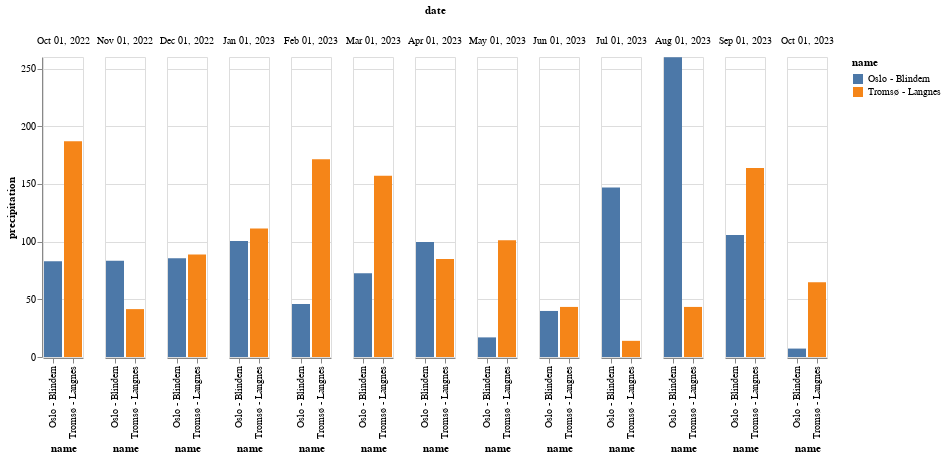

Notebook source saved alongside this figure:
### Code cell
alt.Chart(data).mark_bar().encode(
    x="name",
    y="precipitation",
    color="name",
    column="date",
)

### Figure 1 — Vega-Lite specification as saved in the notebook (floating-point values rounded to 4 significant figures)
{"config": {"view": {"continuousWidth": 300, "continuousHeight": 300}}, "data": {"name": "data-70355064500425ffef713a710c36d088"}, "mark": {"type": "bar"}, "encoding": {"color": {"field": "name", "type": "nominal"}, "column": {"field": "date", "type": "temporal"}, "x": {"field": "name", "type": "nominal"}, "y": {"field": "precipitation", "type": "quantitative"}}, "$schema": "https://vega.github.io/schema/vega-lite/v5.15.1.json", "datasets": {"data-70355064500425ffef713a710c36d088": [{"name": "Tromsø - Langnes", "station": "SN90490", "date": "2022-10-01T00:00:00", "max temperature": 10.7, "precipitation": 187.0, "min temperature": -4.2}, {"name": "Tromsø - Langnes", "station": "SN90490", "date": "2022-11-01T00:00:00", "max temperature": 8.5, "precipitation": 41.5, "min temperature": -7.0}, {"name": "Tromsø - Langnes", "station": "SN90490", "date": "2022-12-01T00:00:00", "max temperature": 5.6, "precipitation": 88.8, "min temperature": -11.7}, {"name": "Tromsø - Langnes", "station": "SN90490", "date": "2023-01-01T00:00:00", "max temperature": 7.7, "precipitation": 111.4, "min temperature": -13.9}, {"name": "Tromsø - Langnes", "station": "SN90490", "date": "2023-02-01T00:00:00", "max temperature": 6.6, "precipitation": 171.3, "min temperature": -10.7}, {"name": "Tromsø - Langnes", "station": "SN90490", "date": "2023-03-01T00:00:00", "max temperature": 4.5, "precipitation": 157.0, "min temperature": -15.1}, {"name": "Tromsø - Langnes", "station": "SN90490", "date": "2023-04-01T00:00:00", "max temperature": 9.8, "precipitation": 85.0, "min temperature": -7.1}, {"name": "Tromsø - Langnes", "station": "SN90490", "date": "2023-05-01T00:00:00", "max temperature": 17.7, "precipitation": 101.2, "min temperature": -4.6}, {"name": "Tromsø - Langnes", "station": "SN90490", "date": "2023-06-01T00:00:00", "max temperature": 25.4, "precipitation": 43.4, "min temperature": -0.4}, {"name": "Tromsø - Langnes", "station": "SN90490", "date": "2023-07-01T00:00:00", "max temperature": 26.7, "precipitation": 14.0, "min temperature": 6.0}, {"name": "Tromsø - Langnes", "station": "SN90490", "date": "2023-08-01T00:00:00", "max temperature": 25.1, "precipitation": 43.4, "min temperature": 5.4}, {"name": "Tromsø - Langnes", "station": "SN90490", "date": "2023-09-01T00:00:00", "max temperature": 19.3, "precipitation": 163.7, "min temperature": 0.3}, {"name": "Tromsø - Langnes", "station": "SN90490", "date": "2023-10-01T00:00:00", "max temperature": 9.8, "precipitation": 64.8, "min temperature": -0.6}, {"name": "Oslo - Blindern", "station": "SN18700", "date": "2022-10-01T00:00:00", "max temperature": 17.1, "precipitation": 82.9, "min temperature": -0.4}, {"name": "Oslo - Blindern", "station": "SN18700", "date": "2022-11-01T00:00:00", "max temperature": 15.1, "precipitation": 83.4, "min temperature": -2.1}, {"name": "Oslo - Blindern", "station": "SN18700", "date": "2022-12-01T00:00:00", "max temperature": 6.5, "precipitation": 85.5, "min temperature": -14.6}, {"name": "Oslo - Blindern", "station": "SN18700", "date": "2023-01-01T00:00:00", "max temperature": 7.2, "precipitation": 100.5, "min temperature": -13.4}, {"name": "Oslo - Blindern", "station": "SN18700", "date": "2023-02-01T00:00:00", "max temperature": 10.2, "precipitation": 46.0, "min temperature": -9.4}, {"name": "Oslo - Blindern", "station": "SN18700", "date": "2023-03-01T00:00:00", "max temperature": 9.8, "precipitation": 72.6, "min temperature": -12.6}, {"name": "Oslo - Blindern", "station": "SN18700", "date": "2023-04-01T00:00:00", "max temperature": 19.8, "precipitation": 99.7, "min temperature": -4.7}, {"name": "Oslo - Blindern", "station": "SN18700", "date": "2023-05-01T00:00:00", "max temperature": 24.2, "precipitation": 17.0, "min temperature": -0.8}, {"name": "Oslo - Blindern", "station": "SN18700", "date": "2023-06-01T00:00:00", "max temperature": 31.8, "precipitation": 39.9, "min temperature": 4.6}, {"name": "Oslo - Blindern", "station": "SN18700", "date": "2023-07-01T00:00:00", "max temperature": 28.4, "precipitation": 146.9, "min temperature": 8.6}, {"name": "Oslo - Blindern", "station": "SN18700", "date": "2023-08-01T00:00:00", "max temperature": 24.5, "precipitation": 259.8, "min temperature": 9.8}, {"name": "Oslo - Blindern", "station": "SN18700", "date": "2023-09-01T00:00:00", "max temperature": 25.1, "precipitation": 105.8, "min temperature": 5.3}, {"name": "Oslo - Blindern", "station": "SN18700", "date": "2023-10-01T00:00:00", "max temperature": 17.1, "precipitation": 7.3, "min temperature": -0.7}]}}
